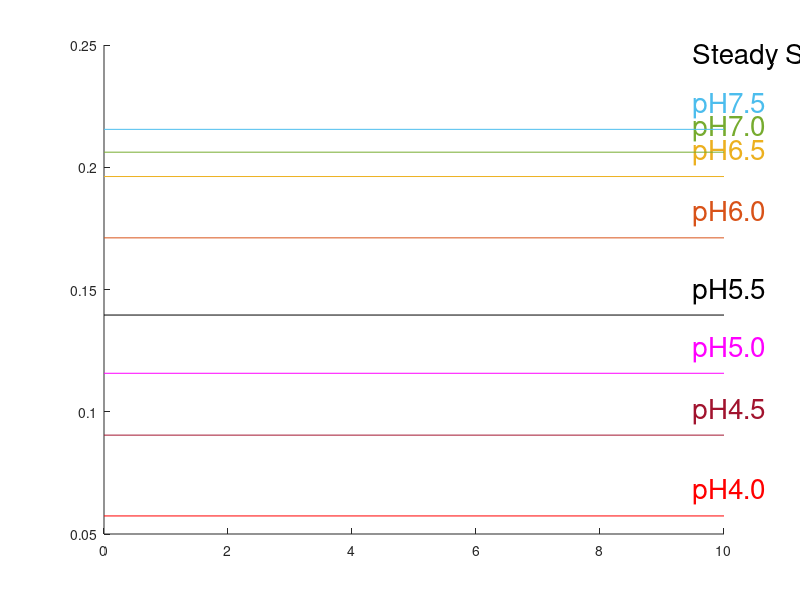

The MATLAB source for this figure: (Note: this script raises an error after producing the figure.)
% RGB
global blue;
global rust;
global gold;
global purple;
global green;
global ciel;
global cherry;
global red;
global black;
global magenta;
blue =    [0.0000, 0.4470, 0.7410];
rust =    [0.8500, 0.3250, 0.0980];
gold =    [0.9290, 0.6940, 0.1250];
purple =  [0.4940, 0.1840, 0.5560];
green =   [0.4660, 0.6740, 0.1880];
ciel =    [0.3010, 0.7450, 0.9330];
cherry =  [0.6350, 0.0780, 0.1840];
red =     [1.0, 0.0, 0.0];
black =   [0.0, 0.0, 0.0];
magenta = [1.0, 0.0, 1.0];
punchColor = [ red; cherry; magenta; black; rust; gold; green; ciel ];
pHLabel = [ 'pH4.0'; 'pH4.5'; 'pH5.0'; 'pH5.5'; 'pH6.0'; 'pH6.5'; 'pH7.0'; 'pH7.5' ];
% Use the colors to match the pH values (4=red, 7=green, 10=blue)
global myColor1;
global myColor2;
myColor1 = [ green; red; blue; green; blue; red; blue; green; red ];
myColor2 = [ gold; cherry; ciel; gold; ciel; cherry; ciel; gold; cherry ];
global markers;
% for the 3 punches:
markers = [ '-o'; '-^'; '-s'];
global markersAll;
% all the symbols that Matlab has:
markersAll = [ '-o'; '-p'; '-s'; '-d'; '-^'; '-v'; '->'; '-<'; '-x'; '-h'; '-+'; '-*'; '-.'];

% 0. Load the final values of both peaks for each segment of all time
% series
load('Data/endVals.mat');
global endVals
global ssVals

% 1. Alginate
load('Data/myAlgY1AllPunches.mat');
load('Data/myAlgY1AllPunchesStdDev.mat');
figure % 1.1
text(9.5,myAlgY1allPunches(8)+0.03,'Steady State', 'Color', black, ...
    'FontSize', 20);
for i = 1:8
    line([0,10],[myAlgY1allPunches(i),myAlgY1allPunches(i)], ...
        'Color', punchColor(i,:));
    text(9.5,myAlgY1allPunches(i)+0.01,pHLabel(i,:), ...
        'Color', punchColor(i,:), 'FontSize', 20);
    hold on;
end
plotEndValsOnSteadyState(1);
set(gca,'FontSize', 30);
title('Alginate: ability of flow cell to match steady state target after 30 msmts', 'FontSize', 30);
xlabel('Flow cell segment', 'FontSize', 30);
ylabel('Normalized Intensity of 1430 cm{-1} peak', 'FontSize', 30);
ssVals(1,1,1) = myAlgY1allPunches(1);
ssVals(1,1,2) = myAlgY1allPunches(7);

figure % 1.2
% 20200923 plot the static pH4 and pH7 values as a filled in markers
plotSteadyStateValues(1, 4, myAlgY1allPunches);
plotSteadyStateValues(1, 7, myAlgY1allPunches);
% 20200922 plot the end-of-segment value of pH4 and pH7 for all segments
% for all punches
plotScatterOfEndValsOnSteadyState(1);
% make it pretty
set(gca,'FontSize', 30);
title('Alginate: ability of flow cell to match steady state target after 30 msmts', 'FontSize', 30);
xlabel('pH of flow cell environment', 'FontSize', 30);
ylabel('Normalized Intensity of 1430 cm{-1} peak', 'FontSize', 30);
xlim([3. 8.]);

figure % 1.3
% 20200923 plot the static pH4 and pH7 values as a filled in markers
plotSteadyStateValues(1, 4, myAlgY1allPunches);
plotSteadyStateValues(1, 7, myAlgY1allPunches);
% 20200923 plot the average of all end-of-segment values of pH4 and pH7 
% with std dev error bars for all segments, for all punches 
plotScatterOfAvgs(1);
% make it pretty
set(gca,'FontSize', 30);
title('Alginate: ability of flow cell to match steady state target after 30 msmts', 'FontSize', 30);
xlabel('pH of flow cell environment', 'FontSize', 30);
ylabel('Normalized Intensity of 1430 cm{-1} peak', 'FontSize', 30);
xlim([3. 8.]);

% 2. PEG
load('Data/myPEGY1AllPunches.mat');
load('Data/myPEGY1AllPunchesStdDev.mat');
figure % 2.1
for i = 1:8
    line([0,10],[myPEGY1allPunches(i),myPEGY1allPunches(i)], ...
        'Color', punchColor(i,:));
    text(9.5,myPEGY1allPunches(i)+0.01,pHLabel(i,:), 'Color', punchColor(i,:));
    hold on;
end
plotEndValsOnSteadyState(2);
title('PEG: ability of flow cell to match steady state target after 30 msmts', 'FontSize', 30);
xlabel('Flow cell segment', 'FontSize', 30);
ylabel('Normalized Intensity of 1430 cm{-1} peak', 'FontSize', 30);
ssVals(2,1,1) = myPEGY1allPunches(1);
ssVals(2,1,2) = myPEGY1allPunches(7);

figure % 2.2
% 20200923 plot the static pH4 and pH7 values as a filled in markers
plotSteadyStateValues(2, 4, myPEGY1allPunches);
plotSteadyStateValues(2, 7, myPEGY1allPunches);
% 20200922 plot the end-of-segment value of pH4 and pH7 for all segments
% for all punches
plotScatterOfEndValsOnSteadyState(2);
% make it pretty
set(gca,'FontSize', 30);
title('PEG: ability of flow cell to match steady state target after 30 msmts', 'FontSize', 30);
xlabel('pH of flow cell environment', 'FontSize', 30);
ylabel('Normalized Intensity of 1430 cm{-1} peak', 'FontSize', 30);
xlim([3. 8.]);

figure % 2.3
% 20200923 plot the static pH4 and pH7 values as a filled in markers
plotSteadyStateValues(2, 4, myPEGY1allPunches);
plotSteadyStateValues(2, 7, myPEGY1allPunches);
% 20200923 plot the average of all end-of-segment values of pH4 and pH7 
% with std dev error bars for all segments, for all punches 
plotScatterOfAvgs(2);
% make it pretty
set(gca,'FontSize', 30);
title('PEG: ability of flow cell to match steady state target after 30 msmts', 'FontSize', 30);
xlabel('pH of flow cell environment', 'FontSize', 30);
ylabel('Normalized Intensity of 1430 cm{-1} peak', 'FontSize', 30);
xlim([3. 8.]);

% 3. pHEMA
load('Data/myHEMAY1AllPunches.mat');
load('Data/myHEMAY1AllPunchesStdDev.mat');
figure % 3.1
for i = 1:8
    line([0,10],[myHEMAY1allPunches(i),myHEMAY1allPunches(i)], ...
        'Color', punchColor(i,:));
    text(9.5,myHEMAY1allPunches(i)+0.01,pHLabel(i,:), 'Color', punchColor(i,:));
    hold on;
end
plotEndValsOnSteadyState(3);
set(gca,'FontSize', 30);
title('pHEMA: ability of flow cell to match steady state target after 30 msmts', 'FontSize', 30);
xlabel('Flow cell segment', 'FontSize', 30);
ylabel('Normalized Intensity of 1430 cm{-1} peak', 'FontSize', 30);
ssVals(3,1,1) = myHEMAY1allPunches(1);
ssVals(3,1,2) = myHEMAY1allPunches(7);

figure % 3.2
% 20200923 plot the static pH4 and pH7 values as a filled in markers
plotSteadyStateValues(3, 4, myHEMAY1allPunches);
plotSteadyStateValues(3, 7, myHEMAY1allPunches);
% 20200922 plot the end-of-segment value of pH4 and pH7 for all segments
% for all punches
plotScatterOfEndValsOnSteadyState(3);
% make it pretty
set(gca,'FontSize', 30);
title('pHEMA: ability of flow cell to match steady state target after 30 msmts', 'FontSize', 30);
xlabel('pH of flow cell environment', 'FontSize', 30);
ylabel('Normalized Intensity of 1430 cm{-1} peak', 'FontSize', 30);
xlim([3. 8.]);

figure % 3.3
% 20200923 plot the static pH4 and pH7 values as a filled in markers
plotSteadyStateValues(3, 4, myHEMAY1allPunches);
plotSteadyStateValues(3, 7, myHEMAY1allPunches);
% 20200923 plot the average of all end-of-segment values of pH4 and pH7 
% with std dev error bars for all segments, for all punches 
plotScatterOfAvgs(3);
% make it pretty
set(gca,'FontSize', 30);
title('pHEMA: ability of flow cell to match steady state target after 30 msmts', 'FontSize', 30);
xlabel('pH of flow cell environment', 'FontSize', 30);
ylabel('Normalized Intensity of 1430 cm{-1} peak', 'FontSize', 30);
xlim([3. 8.]);

% 4. pHEMA/coAc
load('Data/myHEMACoY1AllPunches.mat');
load('Data/myHEMACoY1AllPunchesStdDev.mat');
figure % 4.1
for i = 1:8
    line([0,10],[myHEMACoY1allPunches(i),myHEMACoY1allPunches(i)], ...
        'Color', punchColor(i,:));
    text(9.5,myHEMACoY1allPunches(i)+0.01,pHLabel(i,:), 'Color', punchColor(i,:));
    hold on;
end
plotEndValsOnSteadyState(4);
set(gca,'FontSize', 30);
title('pHEMA/coAc: ability of flow cell to match steady state target after 30 msmts', 'FontSize', 30);
xlabel('Flow cell segment', 'FontSize', 30);
ylabel('Normalized Intensity of 1430 cm{-1} peak', 'FontSize', 30);
ssVals(4,1,1) = myHEMACoY1allPunches(1);
ssVals(4,1,2) = myHEMACoY1allPunches(7);

figure % 4.2
% 20200923 plot the static pH4 and pH7 values as a filled in markers
plotSteadyStateValues(4, 4, myHEMACoY1allPunches);
plotSteadyStateValues(4, 7, myHEMACoY1allPunches);
% 20200922 plot the end-of-segment value of pH4 and pH7 for all segments
% for all punches
plotScatterOfEndValsOnSteadyState(4);
% make it pretty
set(gca,'FontSize', 30);
title('pHEMA/coAc: ability of flow cell to match steady state target after 30 msmts', 'FontSize', 30);
xlabel('pH of flow cell environment', 'FontSize', 30);
ylabel('Normalized Intensity of 1430 cm{-1} peak', 'FontSize', 30);
xlim([3. 8.]);

figure % 4.3
% 20200923 plot the static pH4 and pH7 values as a filled in markers
plotSteadyStateValues(4, 4, myHEMACoY1allPunches);
plotSteadyStateValues(4, 7, myHEMACoY1allPunches);
% 20200923 plot the average of all end-of-segment values of pH4 and pH7 
% with std dev error bars for all segments, for all punches 
plotScatterOfAvgs(4);
% make it pretty
set(gca,'FontSize', 30);
title('pHEMA/coAc: ability of flow cell to match steady state target after 30 msmts', 'FontSize', 30);
xlabel('pH of flow cell environment', 'FontSize', 30);
ylabel('Normalized Intensity of 1430 cm-1 peak', 'FontSize', 30);
xlim([3. 8.]);

% Repeat for pH4 and pH7
for jj = 4:3:7
    figure
    [yDyn(1), errDyn(1)] = buildArrayForBars(1, jj);
    [yDyn(2), errDyn(2)] = buildArrayForBars(2, jj);
    [yDyn(3), errDyn(3)] = buildArrayForBars(3, jj);
    [yDyn(4), errDyn(4)] = buildArrayForBars(4, jj);
    yBar = [yDyn(1) myAlgY1allPunches(jj); yDyn(2) myPEGY1allPunches(jj); ...
        yDyn(3) myHEMAY1allPunches(jj); yDyn(4) myHEMACoY1allPunches(jj)];
    yErr = [errDyn(1) myAlgY1allPunchesStdDev(jj); errDyn(2) myPEGY1allPunchesStdDev(jj); ...
        errDyn(3) myHEMAY1allPunchesStdDev(jj); errDyn(4) myHEMACoY1allPunchesStdDev(jj)];
    plotBarOfAvgsSideBySide(yBar, yErr);
    fname = {'A';'B';'C';'D'};
    set(gca, 'XTick', 1:length(fname),'XTickLabel',fname);
    set(gca, 'FontSize', 30,'FontWeight','bold','box','off');
    myTitle = sprintf('Consistency of hydrogels at pH%d',jj);
    title(myTitle);
    xlabel('Gel type')
    ylabel('Normalized intensity of 1430 cm{-1} peak')
end

% 5. Calculate reversibility of all gels as the std dev of the final value
% of all segments of the SAME pH over all punches of a gel type
calcReversibility();

% 6. Compare the steady-state value with the dynamic value from flow cell
% study when pH is the same (eg. 3 segments of pH4 and 3 of pH7) for all
% punches. Consider only peak 1 
compareDynamicVsStaticAccuracy();

function a = plotEndValsOnSteadyState(gel)
global endVals;
global myColor1;
global myColor2;
global markers;

    for punch = 1:3
        for segment = 1:9
            %index = ((gel-1)*3)+punch;
            % 1430 cm-1 peak
            plot(segment, endVals(gel, punch, segment, 1), ...
                markers(punch,:), 'LineStyle','none', ...
                'MarkerSize', 30, ...
                'Color', myColor1(segment,:), 'linewidth', 2);
            hold on;
            % 1702 cm-1 peak
%             plot(segment, endVals(gel, punch, segment, 2), ...
%                 markers(punch,:), 'LineStyle','none', 'MarkerSize', 30, ...
%                 'Color', myColor2(segment,:), 'linewidth', 2);
%             hold on;
        end 
    end
    a = 1;
end

function b = calcReversibility()
global endVals
global vals
pH4Segments = [2 6 9];
pH7Segments = [1 4 8];
pH10Segments = [3 5 7];

    % Construct the arrays for each peak at each pH level
    for i = 1:4
        for j = 1:3
            pk1pH4 = [endVals(i, j, pH4Segments(1), 1) ...
                      endVals(i, j, pH4Segments(2), 1) ...
                      endVals(i, j, pH4Segments(3), 1)];
            pk1pH7 = [endVals(i, j, pH7Segments(1), 1) ...
                      endVals(i, j, pH7Segments(2), 1) ...
                      endVals(i, j, pH7Segments(3), 1)];
            pk1pH10 = [endVals(i, j, pH10Segments(1), 1) ...
                      endVals(i, j, pH10Segments(2), 1) ...
                      endVals(i, j, pH10Segments(3), 1)];
                  
            pk2pH4 = [endVals(i, j, pH4Segments(1), 2) ...
                      endVals(i, j, pH4Segments(2), 2) ...
                      endVals(i, j, pH4Segments(3), 2)];
            pk2pH7 = [endVals(i, j, pH7Segments(1), 2) ...
                      endVals(i, j, pH7Segments(2), 2) ...
                      endVals(i, j, pH7Segments(3), 2)];
            pk2pH10 = [endVals(i, j, pH10Segments(1), 2) ...
                      endVals(i, j, pH10Segments(2), 2) ...
                      endVals(i, j, pH10Segments(3), 2)];
        end
        
        fprintf('gel %d\n', i);
        % Calculate the std dev of each of the 6 cases
        fprintf('%.3f %.3f %.3f %.3f %.3f %.3f\n', ...
            std(pk1pH4(:)), std(pk1pH7(:)), std(pk1pH10(:)), ...
            std(pk2pH4(:)), std(pk2pH7(:)), std(pk2pH10(:)));
        
        % save for use in dynamic vs static accuracy comparison
        vals(i,1,1,:) = pk1pH4(:);
        vals(i,1,2,:) = pk1pH7(:);
        vals(i,2,1,:) = pk2pH4(:);
        vals(i,2,2,:) = pk2pH7(:);
    end
    b = 1;
end

function c = compareDynamicVsStaticAccuracy()
    global vals;
    global ssVals;
    
    for i = 1:4
        for peak = 1:1
            for pH = 1:2
                diffs(i, peak, pH) = 0;
                for seg = 1:3
%                     fprintf('diff is %.3f - %.3f\n', ...
%                         vals(i, peak, pH, seg), ...
%                         ssVals(i, peak, pH));
                    newVal = abs(vals(i, peak, pH, seg) - ssVals(i, peak, pH));
                    % Use the absolute value in order not to cancel out
                    % differences that straddle the steady state value
                    diffs(i, peak, pH) = diffs(i, peak, pH) + newVal;
                end
                fprintf('gel %d peak %d pH %d difference over all segs: %.3f\n',...
                    i, peak, pH, diffs(i, peak, pH));
            end
        end
    end
    
    c = 1;
end

function d = plotScatterOfEndValsOnSteadyState(gel)
global endVals;
global myColor1;
global myColor2;
global markers;

    for punch = 1:3
        % plot all the pH4 segments: 2, 6, 9
        pH4 = [2 6 9];
        for segment = 1:3
            %index = ((gel-1)*3)+punch;
            % 1430 cm-1 peak
            plot(4, endVals(gel, punch, pH4(segment), 1), ...
                markers(punch,:), 'LineStyle','none', ...
                'MarkerSize', 30, ...
                'Color', myColor1(pH4(segment),:), 'linewidth', 2);
            hold on;
            % 1702 cm-1 peak
%             plot(pH4(segment), endVals(gel, punch, pH4(segment), 2), ...
%                 markers(punch,:), 'LineStyle','none', 'MarkerSize', 30, ...
%                 'Color', myColor2(pH4(segment),:), 'linewidth', 2);
%             hold on;
        end 
        
        % plot all the pH7 segments: 1, 5, 8
        pH7 = [1 4 8];
        for segment = 1:3
            %index = ((gel-1)*3)+punch;
            % 1430 cm-1 peak
            plot(7, endVals(gel, punch, pH7(segment), 1), ...
                markers(punch,:), 'LineStyle','none', ...
                'MarkerSize', 30, ...
                'Color', myColor1(pH7(segment),:), 'linewidth', 2);
            hold on;
            % 1702 cm-1 peak
%             plot(pH7(segment), endVals(gel, punch, pH7(segment), 2), ...
%                 markers(punch,:), 'LineStyle','none', 'MarkerSize', 30, ...
%                 'Color', myColor2(pH7(segment),:), 'linewidth', 2);
%             hold on;
        end   
        
%         % plot all the pH10 segments: 3, 5, 7. Skip this b/c cal curves
%         % don't go past pH7.5
%         pH10 = [3 5 7];
%         for segment = 1:3
%             %index = ((gel-1)*3)+punch;
%             % 1430 cm-1 peak
%             plot(10, endVals(gel, punch, pH10(segment), 1), ...
%                 markers(punch,:), 'LineStyle','none', ...
%                 'MarkerSize', 30, ...
%                 'Color', myColor1(pH10(segment),:), 'linewidth', 2);
%             hold on;
%             % 1702 cm-1 peak
%             plot(pH10(segment), endVals(gel, punch, pH10(segment), 2), ...
%                 markers(punch,:), 'LineStyle','none', 'MarkerSize', 30, ...
%                 'Color', myColor2(pH10(segment),:), 'linewidth', 2);
%             hold on;
%         end 
    end
    d = 1;
end

function e = plotSteadyStateValues(gel, pHlevel, myY1allPunches)
    global black
    global markersAll
    
    switch pHlevel
    case 4
        % 20200923 plot the static pH4 value as a filled in black hexagon
        plot(4, myY1allPunches(1), markersAll(gel,:), 'LineStyle','none', ...
            'MarkerSize', 30, ...
            'MarkerEdgeColor', black, ...
            'MarkerFaceColor', black);
        hold on;
    case 7
        % 20200923 plot the static pH7 value as a filled in black pentagon
        plot(7, myY1allPunches(7), markersAll(gel+4,:), 'LineStyle','none', ...
            'MarkerSize', 30, ...
            'MarkerEdgeColor', black, ...
            'MarkerFaceColor', black);
        hold on;
    end
    e = 1;
end

function f = plotScatterOfAvgs(gel)
global endVals;
global myColor1;
global myColor2;
global markersAll;

    % 1430 cm-1 peak
    A = []; % build a 1D array of values to pass to built-in functions
    % sum over all 3 pH4 segments for all 3 punches (9 values)
    sumPH4 = 0;
    sumSqPH4 = 0;
    n = 9;
    for punch = 1:3
        % plot all the pH4 segments: 2, 6, 9
        pH4 = [2 6 9];
        for segment = 1:3
            A = [ A endVals(gel, punch, pH4(segment), 1)];
            sumPH4 = sumPH4 + endVals(gel, punch, pH4(segment), 1);
        end
    end
    myAvg = sumPH4/n;
    for punch = 1:3
        % plot all the pH4 segments: 2, 6, 9
        pH4 = [2 6 9];
        for segment = 1:3
            term = endVals(gel, punch, pH4(segment), 1) - myAvg;
            sumSqPH4 = sumSqPH4 + (term * term);
        end
    end
    myStdDev = sqrt(sumSqPH4/(n-1));
    
    % Compare to built in functions
    avgA = mean(A); 
    stdDevA = std(A);
    
    % check avgA = myAvg? yes
    % check stdDevA = myStdDev? yes
    
    % plot the average with std dev error bars
    errorbar(4, avgA, stdDevA, ...
        markersAll(gel,:), 'LineStyle','none', ...
        'MarkerSize', 30, ...
        'Color', myColor1(pH4(segment),:), 'linewidth', 2);
        hold on;
        
    % Now do pH7 1430 cm-1 peak, just use built-ins for this, since 
    % check passed
    A = [];
    for punch = 1:3
        % plot all the pH7 segments: 1, 4, 8
        pH7 = [1 4 8];
        for segment = 1:3
            A = [ A endVals(gel, punch, pH7(segment), 1)];
        end
    end
    avgA = mean(A); 
    stdDevA = std(A);
    % plot the average with std dev error bars
    errorbar(7, avgA, stdDevA, ...
        markersAll(gel+4,:), 'LineStyle','none', ...
        'MarkerSize', 30, ...
        'Color', myColor1(pH7(segment),:), 'linewidth', 2);
        hold on;
    f = 1;
end

% new 20201006
% 20201017 add hatched fill of all bars for static values
function h = plotBarOfAvgsSideBySide(yBar, yErr)
    global endVals;
    global myColor1;
    global myColor2;
    global markersAll;
    
    % Plot the dyn average on the left and the static average on the right
    % There are 4 groups (gels) of 2 bars each
    % Fill them with white and hatch fill the static values in later
    a = bar(yBar, 'FaceColor','w'); % This works. See 4 groups of 2 bars each
    
    % Yes, a bit silly to pass in both, but I need 'a' and it's not working
    % to extract yBar back out and doc'n not helping, so doing it this way.
    fillBarsWithHatchedLines(a, yBar);
    
    % But don't have the x data, so how to plot the errorbars?
    xd = get(a,'xdata');
    hold on;
    % make error bars a bit thicker than default
    dx = 0.15;
    b = errorbar([1-dx 1+dx; 2-dx 2+dx; 3-dx 3+dx; 4-dx 4+dx], yBar, ...
        yErr, yErr, 'linewidth', 2, 'LineStyle', 'none', 'Color', 'k');
    hold on;
    h = 1;
end

function [avgA, stdDevA] = buildArrayForBars(gel, pHlevel)
    global endVals;
    A = []; % array to build
    switch pHlevel
    case 4
        % 1430 cm-1 peak
        % sum over all 3 pH4 segments for all 3 punches (9 values)
        n = 9;
        for punch = 1:3
            % plot all the pH4 segments: 2, 6, 9
            pH4 = [2 6 9];
            for segment = 1:3
                A = [ A endVals(gel, punch, pH4(segment), 1)];
            end
        end
        avgA = mean(A); 
        stdDevA = std(A);

    case 7
        % pH7 1430 cm-1 peak
        for punch = 1:3
            % plot all the pH7 segments: 1, 4, 8
            pH7 = [1 4 8];
            for segment = 1:3
                A = [ A endVals(gel, punch, pH7(segment), 1)];
            end
        end
        avgA = mean(A); 
        stdDevA = std(A);
    end
end

function k = fillBarsWithHatchedLines(B, yd)
    bw = 0.23; % deduce by trial and error plotting over actual drawn bar

    % helpful: https://www.mathworks.com/matlabcentral/answers/203782-how-to-determine-the-x-axis-positions-of-the-bars-in-a-grouped-bar-chart
    for ib = 1:numel(B)
        % important: xData is has the center pts of each bar of group 1 in
        % row 1 and the center pt of each bar of group 2 in row 2
        xData(:,ib) = B(ib).XData+B(ib).XOffset;
    end

    % Now generalize it in a loop
    [rows, cols] = size(yd);
    for i = 1:rows
        for j = 1:cols
            fprintf('row %d, col %d', i, j);
            % draw the slanted lines that go all the way across
            y1 = 0; 
            ymax = yd(i,j); 

            % this is the only "weakpoint". The dy depends on ymax value,
            % so the hatchline spacing will vary across bars. This could be
            % changed by using same dy for all bars, but the range of k needs
            % to change as well
            dy = (ymax - y1)/10;
            for k = 1:10
                x1 = xData(i,j) - bw/2;
                x2 = xData(i,j) + bw/2;   
                % don't draw a line that exceeds ymax
                y2 = min(y1 + dy, ymax);
                fprintf ('%d-%d.%d bw=%f x1=%f x2=%f y1=%f y2=%f\n', i, j, k, bw, x1, x2, y1, y2);
                line([x1 x2], [y1 y2],'linewidth',1,'color','k');
                y1 = y1 + dy;
            end
        end
    end
    k = 1;
end